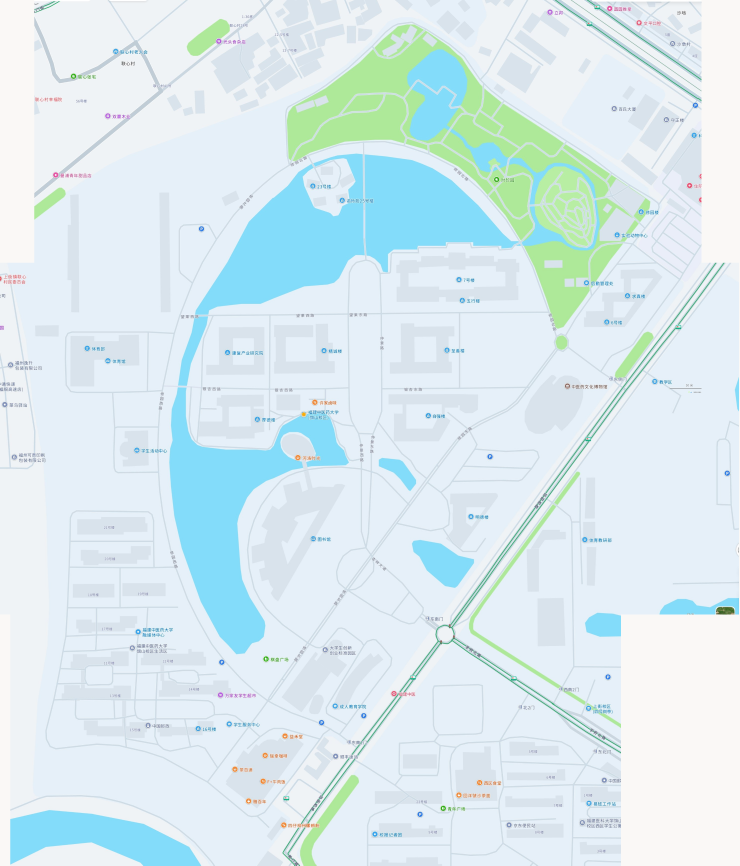
#> input picture _audit/campus_map_20261113/_data/amap/master.png, 2957 x 3463 px, found by its file name (shown at 1/4 size)
$ python labels4.py
#> lines starting #> are read from the running program, lines starting #| are printed output that depends on the picture; after the words box and inside, x2 and y2 are one past the last pixel; in counts of white or black regions, pixels touching at a corner belong together
import cv2, numpy as np, os
BASE = r"C:\Users\Ko_Li\.openclaw\workspace\web\_audit\campus_map_20261113\_data\amap"
WORK = os.path.join(BASE,"_work")
m=cv2.imread(os.path.join(BASE,"master.png"))
#> m is the input picture: shape (3463, 2957, 3); mean B, G, R 240.3, 235.5, 217.7
def save(img,x0,y0,x1,y1,scale,name):
#> called with x0 = 580, y0 = 1440, x1 = 740, y1 = 1720, scale = 4, name = 'I_xiuyuanxi'
    c=cv2.resize(img[y0:y1,x0:x1],None,fx=scale,fy=scale,interpolation=cv2.INTER_CUBIC)
    cv2.putText(c,name,(8,28),cv2.FONT_HERSHEY_SIMPLEX,0.8,(0,0,255),2,cv2.LINE_AA)
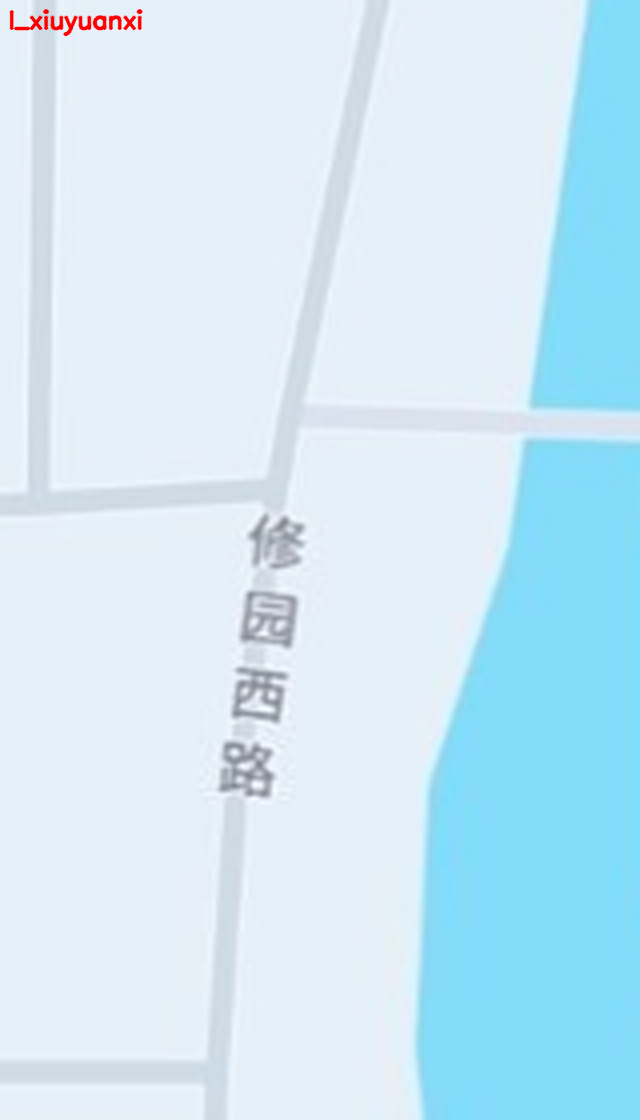
#> c: shape (1120, 640, 3); mean B, G, R 246.6, 233, 205.6
    cv2.imwrite(os.path.join(WORK,name+".png"),c,[cv2.IMWRITE_PNG_COMPRESSION,6]); print(name,c.shape)
#| I_xiuyuanxi (1120, 640, 3)
save(m,580,1440,740,1720,4.0,"I_xiuyuanxi")
save(m,880,700,1060,880,4.0,"J_qiuyang")
#> call 2 of save, with x0 = 880, y0 = 700, x1 = 1060, y1 = 880, scale = 4, name = 'J_qiuyang'
#> in save (call 2), `c=cv2.resize(img[y0:y1,x0:x1],None,fx=scale,fy=scale,interpolation=cv2..`:
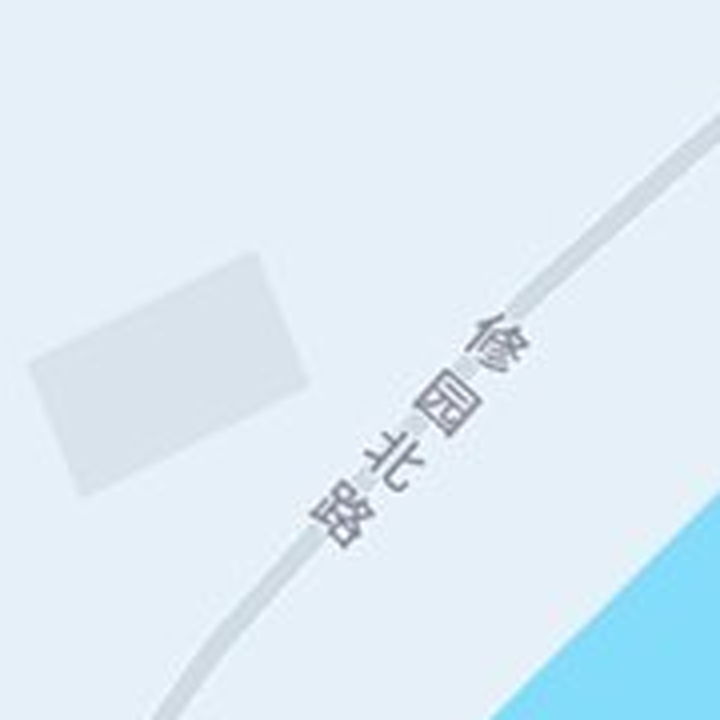
#> c: shape (720, 720, 3); mean B, G, R 246.5, 236.5, 222.5
#> in save (call 2), `cv2.putText(c,name,(8,28),cv2.FONT_HERSHEY_SIMPLEX,0.8,(0,0,255),2,cv2..`:
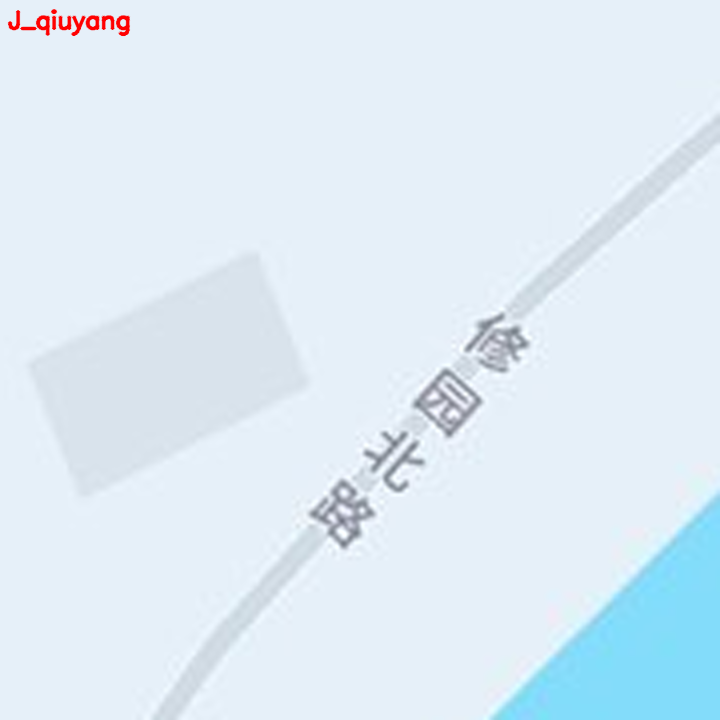
#> c: shape (720, 720, 3); 0.3% of pixels changed, all inside (x1, y1, x2, y2) = (7, 9, 131, 37)
#| J_qiuyang (720, 720, 3)
save(m,950,2780,1200,2980,3.5,"K_xiuyuandong_sw")
#> call 3 of save, with x0 = 950, y0 = 2780, x1 = 1200, y1 = 2980, scale = 3.5, name = 'K_xiuyuandong_sw'
#> in save (call 3), `c=cv2.resize(img[y0:y1,x0:x1],None,fx=scale,fy=scale,interpolation=cv2..`:
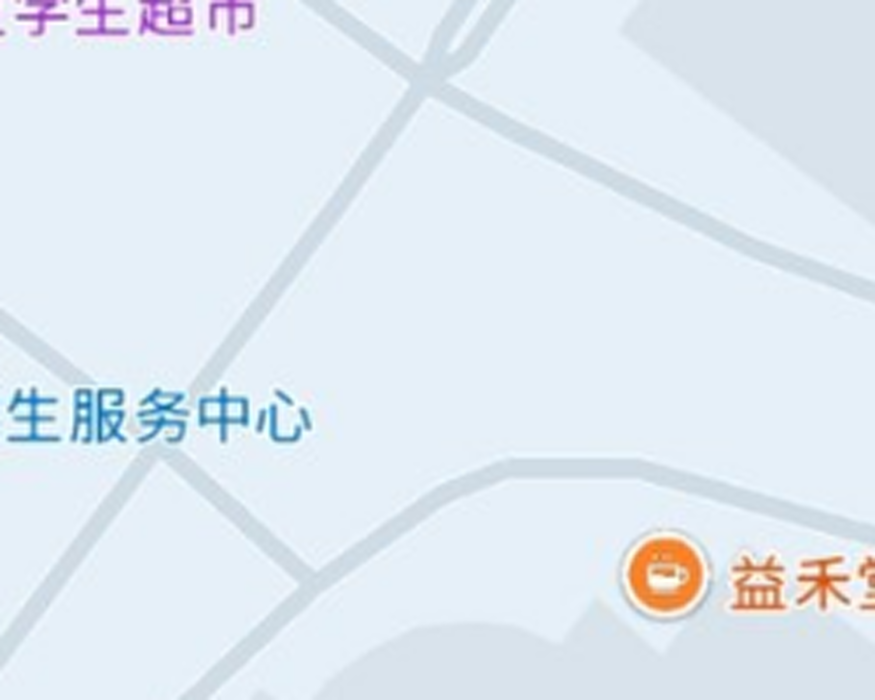
#> c: shape (700, 875, 3); mean B, G, R 242.3, 233.8, 224.6
#> in save (call 3), `cv2.putText(c,name,(8,28),cv2.FONT_HERSHEY_SIMPLEX,0.8,(0,0,255),2,cv2..`:
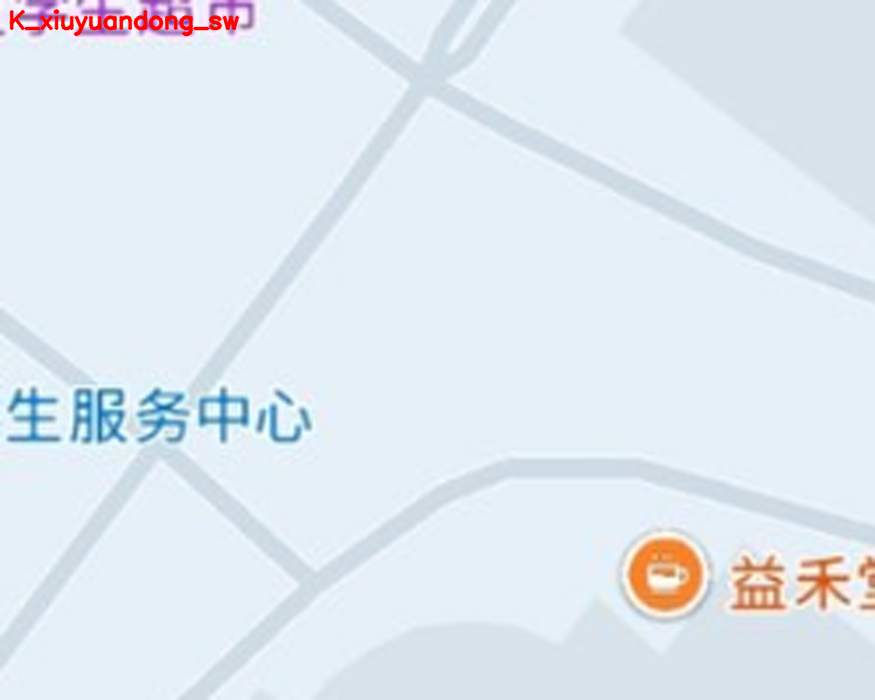
#> c: shape (700, 875, 3); 0.45% of pixels changed, all inside (x1, y1, x2, y2) = (9, 9, 240, 37)
#| K_xiuyuandong_sw (700, 875, 3)
save(m,1380,2140,1580,2320,4.0,"L_xinglin")
#> call 4 of save, with x0 = 1380, y0 = 2140, x1 = 1580, y1 = 2320, scale = 4, name = 'L_xinglin'
#> in save (call 4), `c=cv2.resize(img[y0:y1,x0:x1],None,fx=scale,fy=scale,interpolation=cv2..`:
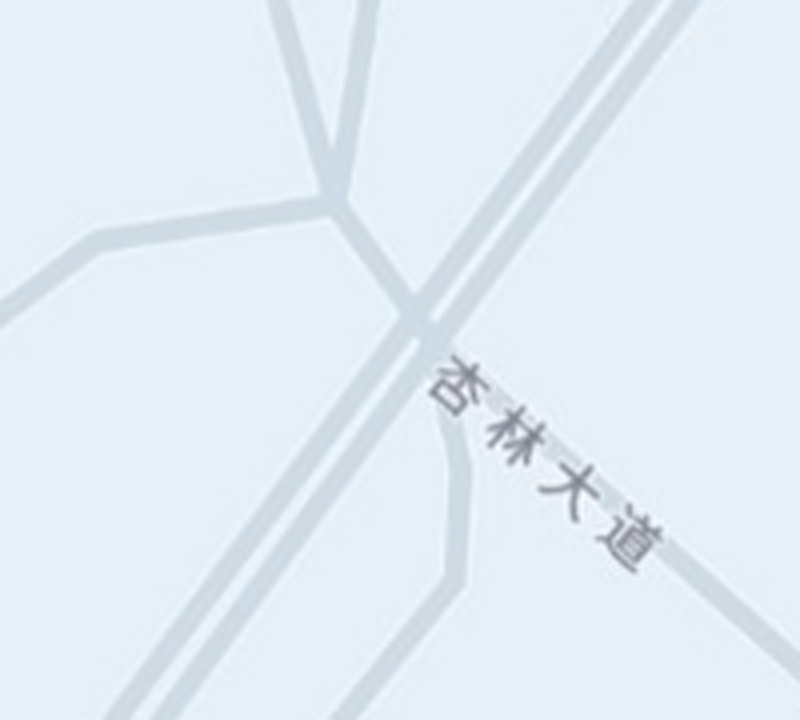
#> c: shape (720, 800, 3); mean B, G, R 245.5, 236.5, 226.3
#> in save (call 4), `cv2.putText(c,name,(8,28),cv2.FONT_HERSHEY_SIMPLEX,0.8,(0,0,255),2,cv2..`:
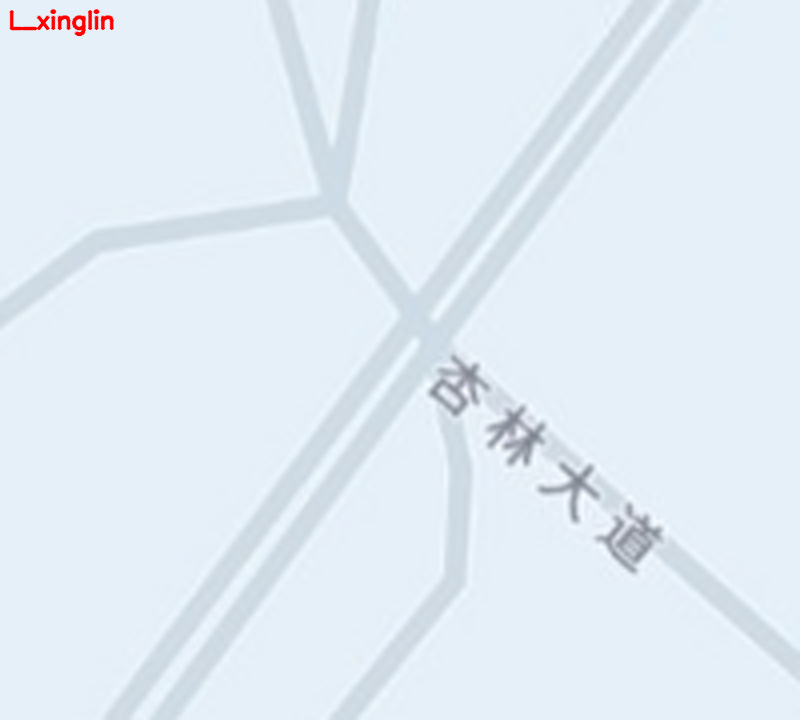
#> c: shape (720, 800, 3); 0.23% of pixels changed, all inside (x1, y1, x2, y2) = (9, 9, 114, 37)
#| L_xinglin (720, 800, 3)
